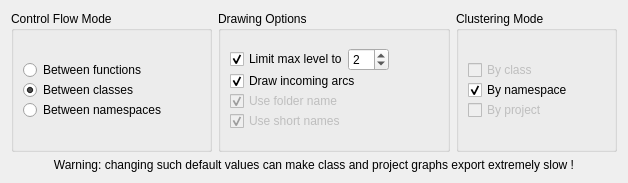
<?xml version="1.0" encoding="UTF-8"?>
<ui version="4.0">
 <class>ControlFlowGraphExportConfiguration</class>
 <widget class="QWidget" name="ControlFlowGraphExportConfiguration">
  <property name="geometry">
   <rect>
    <x>0</x>
    <y>0</y>
    <width>614</width>
    <height>170</height>
   </rect>
  </property>
  <property name="sizePolicy">
   <sizepolicy hsizetype="Preferred" vsizetype="Fixed">
    <horstretch>0</horstretch>
    <verstretch>0</verstretch>
   </sizepolicy>
  </property>
  <layout class="QHBoxLayout" name="horizontalLayout_2">
   <item>
    <layout class="QVBoxLayout" name="verticalLayout_4">
     <item>
      <layout class="QHBoxLayout" name="horizontalLayout">
       <item>
        <widget class="QGroupBox" name="controlFlowModeGroupBox">
         <property name="sizePolicy">
          <sizepolicy hsizetype="Preferred" vsizetype="Fixed">
           <horstretch>0</horstretch>
           <verstretch>0</verstretch>
          </sizepolicy>
         </property>
         <property name="minimumSize">
          <size>
           <width>201</width>
           <height>141</height>
          </size>
         </property>
         <property name="maximumSize">
          <size>
           <width>16777215</width>
           <height>141</height>
          </size>
         </property>
         <property name="title">
          <string>Control Flow Mode</string>
         </property>
         <layout class="QVBoxLayout" name="verticalLayout">
          <property name="spacing">
           <number>0</number>
          </property>
          <item>
           <spacer name="verticalSpacer1">
            <property name="orientation">
             <enum>Qt::Vertical</enum>
            </property>
            <property name="sizeHint" stdset="0">
             <size>
              <width>20</width>
              <height>40</height>
             </size>
            </property>
           </spacer>
          </item>
          <item>
           <widget class="QRadioButton" name="controlFlowFunctionRadioButton">
            <property name="text">
             <string>Between functions</string>
            </property>
           </widget>
          </item>
          <item>
           <widget class="QRadioButton" name="controlFlowClassRadioButton">
            <property name="text">
             <string>Between classes</string>
            </property>
            <property name="checked">
             <bool>true</bool>
            </property>
           </widget>
          </item>
          <item>
           <widget class="QRadioButton" name="controlFlowNamespaceRadioButton">
            <property name="text">
             <string>Between namespaces</string>
            </property>
           </widget>
          </item>
          <item>
           <spacer name="verticalSpacer2">
            <property name="orientation">
             <enum>Qt::Vertical</enum>
            </property>
            <property name="sizeHint" stdset="0">
             <size>
              <width>20</width>
              <height>40</height>
             </size>
            </property>
           </spacer>
          </item>
         </layout>
        </widget>
       </item>
       <item>
        <widget class="QGroupBox" name="drawingOptionsGroupBox">
         <property name="sizePolicy">
          <sizepolicy hsizetype="Preferred" vsizetype="Fixed">
           <horstretch>0</horstretch>
           <verstretch>0</verstretch>
          </sizepolicy>
         </property>
         <property name="minimumSize">
          <size>
           <width>232</width>
           <height>141</height>
          </size>
         </property>
         <property name="maximumSize">
          <size>
           <width>16777215</width>
           <height>141</height>
          </size>
         </property>
         <property name="title">
          <string>Drawing Options</string>
         </property>
         <layout class="QVBoxLayout" name="verticalLayout_3">
          <property name="spacing">
           <number>0</number>
          </property>
          <item>
           <spacer name="verticalSpacer5">
            <property name="orientation">
             <enum>Qt::Vertical</enum>
            </property>
            <property name="sizeHint" stdset="0">
             <size>
              <width>20</width>
              <height>40</height>
             </size>
            </property>
           </spacer>
          </item>
          <item>
           <layout class="QHBoxLayout" name="horizontalLayout1">
            <item>
             <widget class="QCheckBox" name="limitMaxLevelCheckBox">
              <property name="text">
               <string>Limit max level to</string>
              </property>
              <property name="checked">
               <bool>true</bool>
              </property>
             </widget>
            </item>
            <item>
             <widget class="QSpinBox" name="maxLevelSpinBox">
              <property name="sizePolicy">
               <sizepolicy hsizetype="Fixed" vsizetype="Fixed">
                <horstretch>0</horstretch>
                <verstretch>0</verstretch>
               </sizepolicy>
              </property>
              <property name="minimum">
               <number>1</number>
              </property>
              <property name="value">
               <number>2</number>
              </property>
             </widget>
            </item>
            <item>
             <spacer name="horizontalSpacer">
              <property name="orientation">
               <enum>Qt::Horizontal</enum>
              </property>
              <property name="sizeHint" stdset="0">
               <size>
                <width>20</width>
                <height>20</height>
               </size>
              </property>
             </spacer>
            </item>
           </layout>
          </item>
          <item>
           <widget class="QCheckBox" name="drawIncomingArcsCheckBox">
            <property name="text">
             <string>Draw incoming arcs</string>
            </property>
            <property name="checked">
             <bool>true</bool>
            </property>
           </widget>
          </item>
          <item>
           <widget class="QCheckBox" name="useFolderNameCheckBox">
            <property name="enabled">
             <bool>false</bool>
            </property>
            <property name="text">
             <string>Use folder name</string>
            </property>
            <property name="checked">
             <bool>true</bool>
            </property>
           </widget>
          </item>
          <item>
           <widget class="QCheckBox" name="useShortNamesCheckBox">
            <property name="enabled">
             <bool>false</bool>
            </property>
            <property name="text">
             <string>Use short names</string>
            </property>
            <property name="checked">
             <bool>true</bool>
            </property>
           </widget>
          </item>
          <item>
           <spacer name="verticalSpacer6">
            <property name="orientation">
             <enum>Qt::Vertical</enum>
            </property>
            <property name="sizeHint" stdset="0">
             <size>
              <width>20</width>
              <height>40</height>
             </size>
            </property>
           </spacer>
          </item>
         </layout>
        </widget>
       </item>
       <item>
        <widget class="QGroupBox" name="clusteringModeGroupBox">
         <property name="sizePolicy">
          <sizepolicy hsizetype="Preferred" vsizetype="Fixed">
           <horstretch>0</horstretch>
           <verstretch>0</verstretch>
          </sizepolicy>
         </property>
         <property name="minimumSize">
          <size>
           <width>161</width>
           <height>141</height>
          </size>
         </property>
         <property name="maximumSize">
          <size>
           <width>16777215</width>
           <height>141</height>
          </size>
         </property>
         <property name="title">
          <string>Clustering Mode</string>
         </property>
         <layout class="QVBoxLayout" name="verticalLayout_2">
          <property name="spacing">
           <number>0</number>
          </property>
          <item>
           <spacer name="verticalSpacer3">
            <property name="orientation">
             <enum>Qt::Vertical</enum>
            </property>
            <property name="sizeHint" stdset="0">
             <size>
              <width>20</width>
              <height>40</height>
             </size>
            </property>
           </spacer>
          </item>
          <item>
           <widget class="QCheckBox" name="clusteringClassCheckBox">
            <property name="enabled">
             <bool>false</bool>
            </property>
            <property name="text">
             <string>By class</string>
            </property>
           </widget>
          </item>
          <item>
           <widget class="QCheckBox" name="clusteringNamespaceCheckBox">
            <property name="text">
             <string>By namespace</string>
            </property>
            <property name="checked">
             <bool>true</bool>
            </property>
           </widget>
          </item>
          <item>
           <widget class="QCheckBox" name="clusteringProjectCheckBox">
            <property name="enabled">
             <bool>false</bool>
            </property>
            <property name="text">
             <string>By project</string>
            </property>
           </widget>
          </item>
          <item>
           <spacer name="verticalSpacer4">
            <property name="orientation">
             <enum>Qt::Vertical</enum>
            </property>
            <property name="sizeHint" stdset="0">
             <size>
              <width>20</width>
              <height>40</height>
             </size>
            </property>
           </spacer>
          </item>
         </layout>
        </widget>
       </item>
      </layout>
     </item>
     <item>
      <widget class="QLabel" name="label">
       <property name="text">
        <string>Warning: changing such default values can make class and project graphs export extremely slow !</string>
       </property>
       <property name="alignment">
        <set>Qt::AlignCenter</set>
       </property>
      </widget>
     </item>
    </layout>
   </item>
  </layout>
 </widget>
 <resources/>
 <connections/>
</ui>
